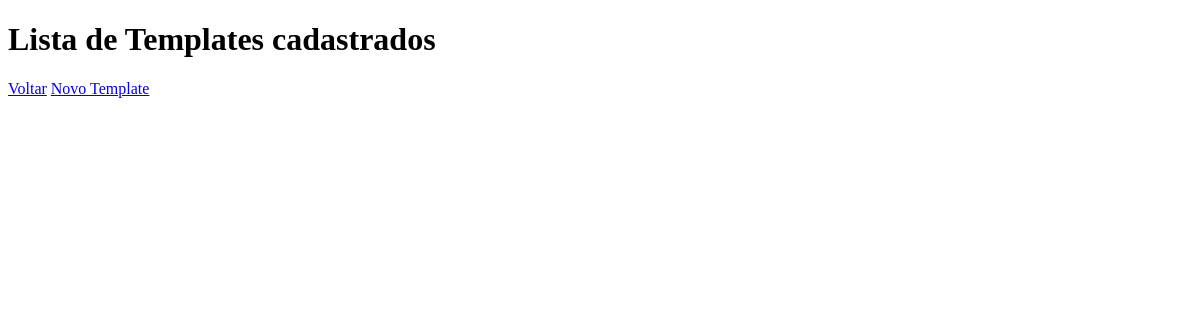
Before: /lista_template/ with the older database file.
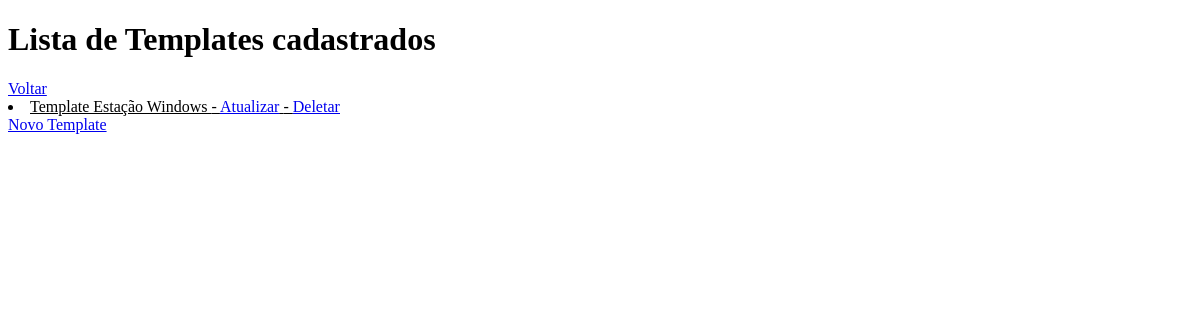
After: the same page with the newer database file.
### hosts/models.py (models this page shows)
class Template(models.Model):
    template_nome = models.CharField(max_length=100)
    template_item = models.ManyToManyField(Item)
    template_observacoes = models.TextField(null=True, blank=True)
    def __str__(self):
        return self.template_nome

### hosts/views.py (the view)
# urls.py: path('lista_template/', listaTemplate, name='url_listaTemplate'),
def listaTemplate(request):  # Função recebe request do navegador
    data = {'lista_templates': Template.objects.all()}  # Cria um dicionário chamado 'data' com uma lista dentro chamada
    return render(request, 'hosts/listaTemplates.html', data)  # Retorna a request, template e dicionario criado na

### hosts/templates/hosts/listaTemplates.html (shortened to what this page needs)
<!DOCTYPE html>
<html lang="en">
<head>
</head>
<body>
<h1>Lista de Templates cadastrados</h1>
<a href="{% url 'url_home' %}">Voltar</a>
<u>
    {% for Templates in lista_templates %}
        <li>{{ Templates }} - <a href="{% url 'url_atualizaTemplate' Templates.id %}">Atualizar</a> -
            <a href="{% url 'url_delataTemplate' Templates.id %}">Deletar</a> </li>
    {% endfor %}
</u>
<a href="{% url 'url_novoTemplate' %}">Novo Template</a>
</body>
</html>

Changed rows visible on the page:
added Template: template_nome "Template Estação Windows"
